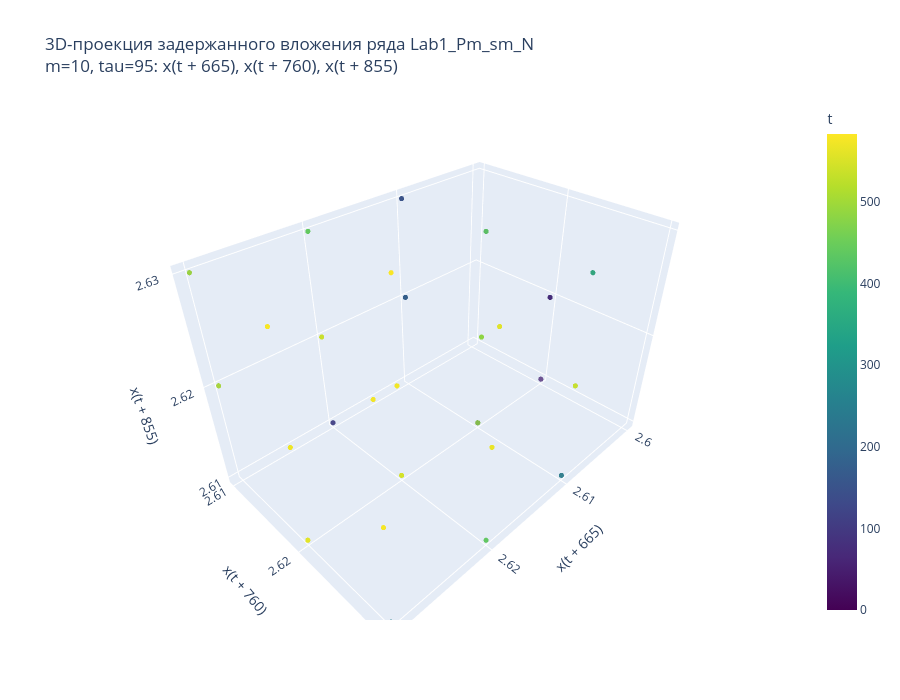

Here is the notebook cell this chart was saved with:
### Code cell
# Номер проекции из списка выше
projection_id = 119

i, j, k = projection_indices[projection_id]

time_index = np.arange(X_embedded.shape[0])

fig = go.Figure()

fig.add_trace(
    go.Scatter3d(
        x=X_embedded[:, i],
        y=X_embedded[:, j],
        z=X_embedded[:, k],
        mode="markers",
        marker=dict(
            size=3,
            opacity=0.75,
            color=time_index,
            colorscale="Viridis",
            colorbar=dict(title="t")
        )
    )
)

fig.update_layout(
    title=(
        f"3D-проекция задержанного вложения ряда {selected_col}<br>"
        f"m={m}, tau={tau}: "
        f"{embedding_df.columns[i]}, {embedding_df.columns[j]}, {embedding_df.columns[k]}"
    ),
    scene=dict(
        xaxis_title=embedding_df.columns[i],
        yaxis_title=embedding_df.columns[j],
        zaxis_title=embedding_df.columns[k]
    ),
    width=900,
    height=700
)

fig.show()

### Figure 1 — Plotly figure (JSON) as saved in the notebook; plotly's stock layout.template omitted (floating-point values rounded to 4 significant figures; data arrays with more than 128 entries replaced by an {"elided": "..."} marker saying what was removed)
{"data": [{"marker": {"color": {"elided": "584 int values"}, "colorbar": {"title": {"text": "t"}}, "colorscale": [[0, "#440154"], [0.1111, "#482878"], [0.2222, "#3e4989"], [0.3333, "#31688e"], [0.4444, "#26828e"], [0.5556, "#1f9e89"], [0.6667, "#35b779"], [0.7778, "#6ece58"], [0.8889, "#b5de2b"], [1, "#fde725"]], "opacity": 0.75, "size": 3}, "mode": "markers", "type": "scatter3d", "x": {"elided": "584 float values"}, "y": {"elided": "584 float values"}, "z": {"elided": "584 float values"}}], "layout": {"height": 700, "scene": {"xaxis": {"title": {"text": "x(t + 665)"}}, "yaxis": {"title": {"text": "x(t + 760)"}}, "zaxis": {"title": {"text": "x(t + 855)"}}}, "title": {"text": "3D-проекция задержанного вложения ряда Lab1_Pm_sm_N<br>m=10, tau=95: x(t + 665), x(t + 760), x(t + 855)"}, "width": 900}}
